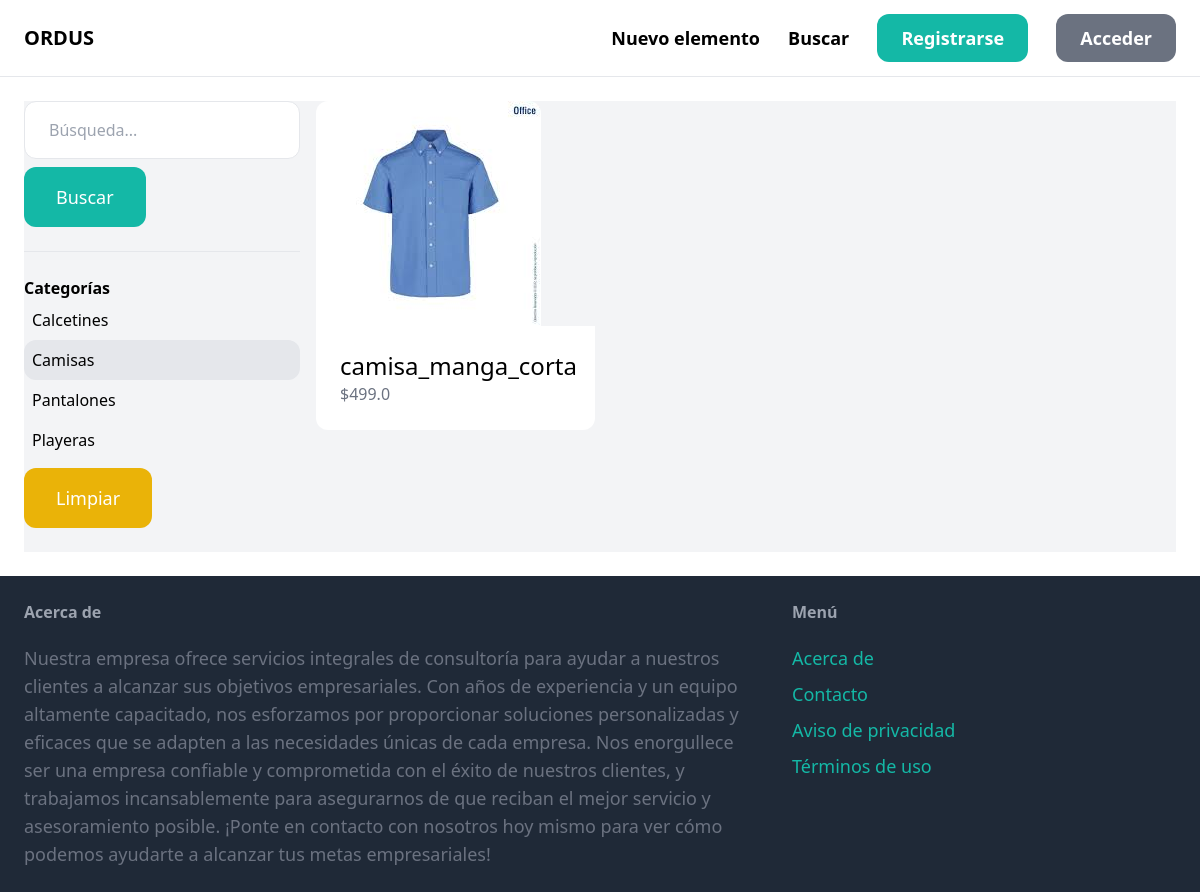
The page /items/?query=&category=1 on the database as committed earlier.
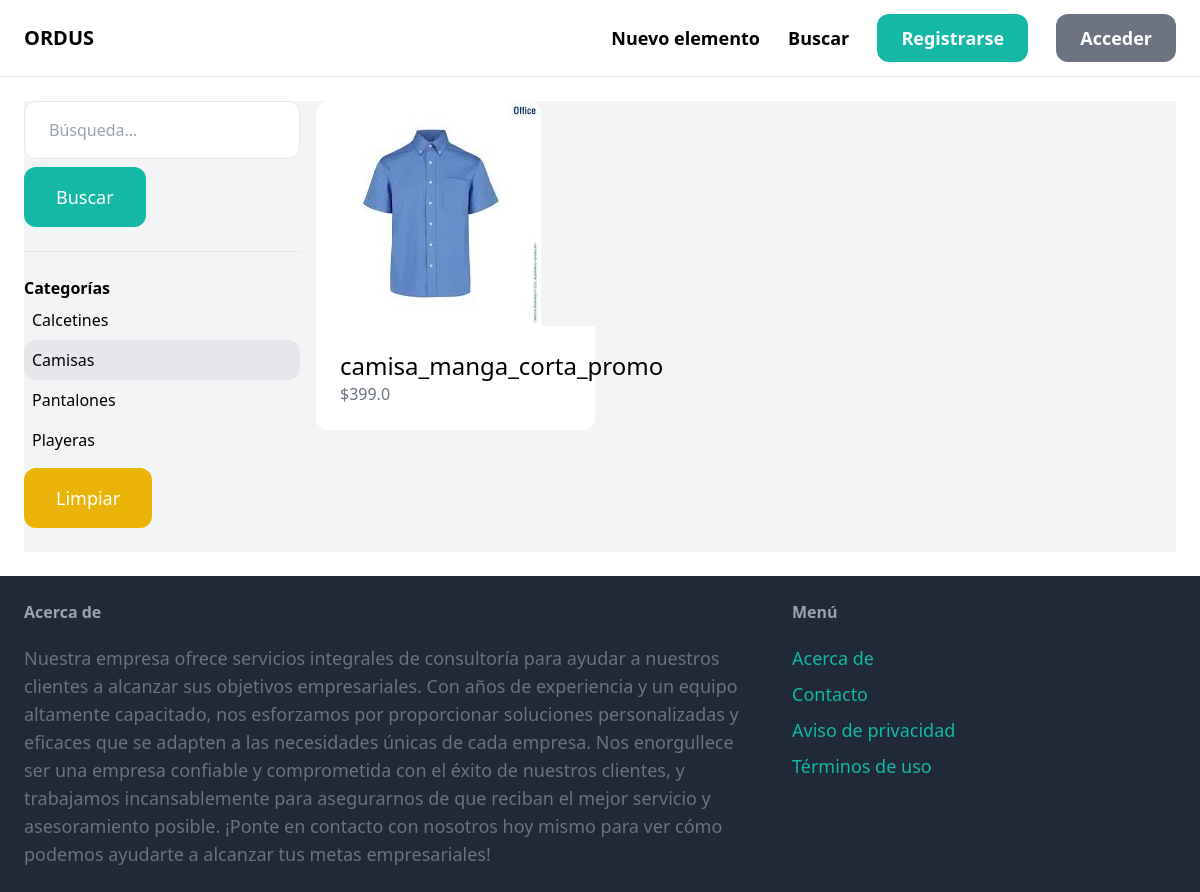
The same page on the database as committed later.
### item/models.py (models this page shows, shortened)
class Item(models.Model):
    category = models.ForeignKey(Category, related_name='items', on_delete=models.CASCADE)
    name = models.CharField(max_length=255)
    description = models.TextField(blank=True, null=True)
    price = models.FloatField()
    image = models.ImageField(upload_to='item_images', blank=True, null=True)
    inventory = models.IntegerField()
    added = models.ForeignKey(User, related_name='items', on_delete=models.CASCADE)
    date = models.DateField()

### item/views.py (the view)
# urls.py: path('', views.items, name='items'),
def items(request):
    query = request.GET.get('query', '')
    categories = Category.objects.all()
    category_id = request.GET.get('category', 0)
    items = Item.objects.filter(inventory__gt=0)
    if category_id:
        items = items.filter(category_id=category_id)
    if query:
        items = items.filter(Q(name__icontains=query) | Q(description__icontains=query))
    return render(request, 'item/items.html', {
        'items': items,
        'query': query,
        'categories': categories,
        'category_id': int(category_id),
    })

### item/templates/item/items.html (shortened to what this page needs)
{% extends 'core/base.html' %}
{% block content %}
    <div class="pb-6 grid grid-cols-4 gap-4 bg-gray-100">
        <div class="col-span-1">
            <form method="det" action="{% url 'item:items' %}">
                <input name="query" class="w-full py-4 px-6 border rounded-xl" type="text" value="{{ query }}" placeholder="Búsqueda...">
                <button class="mt-2 py-4 px-8 text-lg bg-teal-500 text-white rounded-xl">Buscar</button>
            </form>
            <hr class="my-6 ">
            <p class="font-semibold">Categorías</p>
            <ul>
                {% for category in categories %}
                    <li class="py-2 px-2 rounded-xl {% if category.id == category_id %} bg-gray-200 {% endif %}">
                        <a href="{% url 'item:items' %}?query={{ query }}&category={{ category.id }}">{{ category.name }}</a>
                    </li>
                {% endfor %}
            </ul>
            <ul>
                <li><a href="{% url 'item:items' %}" class="mt-2 py-4 px-8 inline-block bg-yellow-500 text-lg rounded-xl text-white">Limpiar</a></li>
            </ul>
        </div>
        <div class="col-span-3">
            <div class="grid grid-cols-3 gap-3">
                {% for item in items %}
                <div>
                    <a href="{% url 'item:detail' item.id %}">
                        <div>
                            <img src="{{ item.image.url }}" class="rounded-t-xl">
                        </div>
                        <div class="p-6 bg-white rounded-b-xl">
                            <h2 class="text-2xl">{{ item.name }}</h2>
                            <p class="text-gray-500">${{ item.price }}</p>
                        </div>
                    </a>
                </div>
                {% endfor %}
            </div>
        </div>
    </div>
{% endblock  %}

Rows that differ between the two databases and show on the page:
changed Item: name "camisa_manga_corta" → "camisa_manga_corta_promo"; price "499.0" → "399.0"
